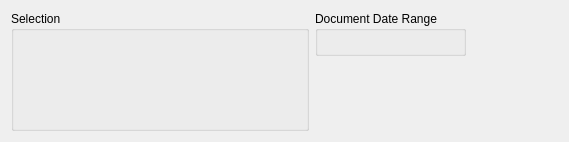
<?xml version="1.0" encoding="UTF-8"?>
<ui version="4.0">
 <comment>This file is part of the xTuple ERP: PostBooks Edition, a free and
open source Enterprise Resource Planning software suite,
Copyright (c) 1999-2019 by OpenMFG LLC, d/b/a xTuple.
It is licensed to you under the Common Public Attribution License
version 1.0, the full text of which (including xTuple-specific Exhibits)
is available at www.xtuple.com/CPAL.  By using this software, you agree
to be bound by its terms.</comment>
 <class>dspCustomerARHistory</class>
 <widget class="QWidget" name="dspCustomerARHistory">
  <property name="geometry">
   <rect>
    <x>0</x>
    <y>0</y>
    <width>569</width>
    <height>133</height>
   </rect>
  </property>
  <property name="windowTitle">
   <string>Customer History</string>
  </property>
  <layout class="QHBoxLayout" name="horizontalLayout">
   <item>
    <layout class="QVBoxLayout" name="verticalLayout_3">
     <property name="spacing">
      <number>0</number>
     </property>
     <item>
      <widget class="QGroupBox" name="groupBox">
       <property name="title">
        <string>Selection</string>
       </property>
       <layout class="QVBoxLayout" name="verticalLayout">
        <item>
         <widget class="CustCluster" name="_cust">
          <property name="sizePolicy">
           <sizepolicy hsizetype="Fixed" vsizetype="Fixed">
            <horstretch>0</horstretch>
            <verstretch>0</verstretch>
           </sizepolicy>
          </property>
          <property name="minimumSize">
           <size>
            <width>270</width>
            <height>75</height>
           </size>
          </property>
         </widget>
        </item>
       </layout>
      </widget>
     </item>
     <item>
      <spacer>
       <property name="orientation">
        <enum>Qt::Vertical</enum>
       </property>
       <property name="sizeType">
        <enum>QSizePolicy::Expanding</enum>
       </property>
       <property name="sizeHint" stdset="0">
        <size>
         <width>20</width>
         <height>0</height>
        </size>
       </property>
      </spacer>
     </item>
    </layout>
   </item>
   <item>
    <layout class="QVBoxLayout" name="verticalLayout_2">
     <property name="spacing">
      <number>0</number>
     </property>
     <item>
      <widget class="QGroupBox" name="groupBox_2">
       <property name="title">
        <string>Document Date Range</string>
       </property>
       <layout class="QGridLayout" name="gridLayout_3">
        <item row="0" column="0">
         <widget class="DateCluster" name="_dates"/>
        </item>
       </layout>
      </widget>
     </item>
     <item>
      <spacer name="spacer">
       <property name="orientation">
        <enum>Qt::Vertical</enum>
       </property>
       <property name="sizeType">
        <enum>QSizePolicy::Expanding</enum>
       </property>
       <property name="sizeHint" stdset="0">
        <size>
         <width>20</width>
         <height>0</height>
        </size>
       </property>
      </spacer>
     </item>
    </layout>
   </item>
   <item>
    <spacer name="horizontalSpacer">
     <property name="orientation">
      <enum>Qt::Horizontal</enum>
     </property>
     <property name="sizeHint" stdset="0">
      <size>
       <width>1</width>
       <height>20</height>
      </size>
     </property>
    </spacer>
   </item>
  </layout>
 </widget>
 <layoutdefault spacing="6" margin="11"/>
 <customwidgets>
  <customwidget>
   <class>CustCluster</class>
   <extends>QWidget</extends>
   <header>custcluster.h</header>
  </customwidget>
  <customwidget>
   <class>DateCluster</class>
   <extends>QWidget</extends>
   <header>datecluster.h</header>
   <container>1</container>
  </customwidget>
 </customwidgets>
 <tabstops>
  <tabstop>_cust</tabstop>
  <tabstop>_dates</tabstop>
 </tabstops>
 <resources/>
 <connections/>
</ui>
